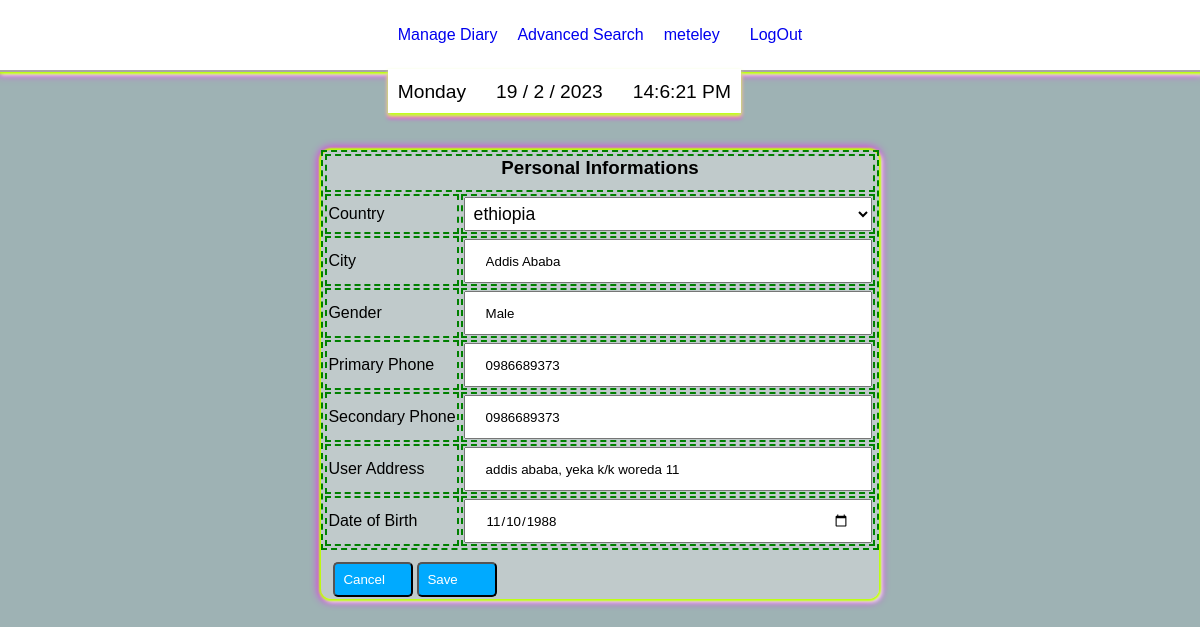
The page /changepersonalinfo (signed in) on the database its author committed.
### tables this page shows
CREATE TABLE users (id INTEGER PRIMARY KEY AUTOINCREMENT NOT NULL, username TEXT NOT NULL, hash TEXT NOT NULL, fname type text, lname type text, useremail text, dateregistered type text, dateofbirth type text, primaryphone type text, country type text, secondaryphone type text, city type text, gender type text, facebookaddress type text, telegramaddress type text, instagramaddress type text, twitteraddress type text, useraddress type text, numberofprofilechanges type integer default 0, emailconfirmed type text default 'False');

### app.py (the view)
@app.route("/changepersonalinfo") #type: ignore
@login_required
def changeinfo():
  if request.method == "POST":
    pass
  else:
    return render_template("profile.html", current_user_name= global_user_name(), upi= user_profile_information()[0], change_personal_info= 1)

### app.py (called while the page is built)
def global_user_name():
  current_user_name= db.execute("SELECT username FROM users WHERE id = ?", session["user_id"])
  return (current_user_name)

def user_profile_information():
  name = global_user_name()
  user_profile_information = db.execute("SELECT * FROM users WHERE username = ?", name[0]["username"])
  return user_profile_information

@app.after_request
def after_request(response):
    response.headers["Cache-Control"] = "no-cache, no-store, must-revalidate"
    response.headers["Expires"] = 0
    response.headers["Pragma"] = "no-cache"
    return response

### helpers.py (called while the page is built)
def login_required(f):
    @wraps(f)
    def decorated_function(*args, **kwargs):
        if session.get("user_id") is None:
            return redirect("/login")
        return f(*args, **kwargs)
    return decorated_function

### templates/profile.html (shortened to what this page needs)
{% extends "layout.html" %}
{% block main %}
<div>
    <div class="center-text">
        {% if change_personal_info %}
        <div class= "margin-b float-bg-light magenta-box-shadow">
          <table>
            <tbody>
            <tr>
              <td colspan="2">
                <div class="flex margin-bottom-s">
                  <h3 class="center-text">Personal Informations</h3>
                </div>
              </td>
            </tr>
              <tr>
                <td>Country</td>
                <td>
                  <select class="select-s" name="country">
                    <option value='{{upi["country"]}}'>{{upi["country"]}}</option>
                  </select>
                </td>
              </tr>
              <tr>
                <td>City </td>
                <td><input type="text" name = "city" value ='{{upi["city"]}}' placeholder="City"></td>
              </tr>
              <tr>
                <td>Gender</td>
                <td><input type="text" name="gender" value ='{{upi["gender"]}}' placeholder="Gender"></td>
              </tr>
              <tr>
                <td>Primary Phone</td>
                <td><input type="text" name = "primaryphone" value ='{{upi["primaryphone"]}}'placeholder="Primary Phone Number"></td>
              </tr>
              <tr>
                <td>Secondary Phone</td>
                <td>  <input type="text" name="secondaryphone" value ='{{upi["secondaryphone"]}}' placeholder="secondary phone"></td>
              </tr>
              <tr>
                <td>User Address</td>
                <td><input type="text" name="useraddress" value ='{{upi["useraddress"]}}' placeholder="User Address"></td>
              </tr>
              <tr>
                <td>Date of Birth</td>
                <td><input type="date" name= "dateofbirth" value ='{{upi["dateofbirth"]}}' placeholder="Date of Birth"></td>
              </tr>
            </tbody>
          </table>
          <div class="flex-horizontal margin-m">
            <button class="my-button-1"> Cancel</button>
            <button class ="my-button-1">Save</button>
          </div>
        </div>
        {% endif %}
    </div>
</div>
{% endblock %}

### templates/layout.html (shortened to what this page needs)
<!DOCTYPE html>
<html lang="en">
    <head>
        <link rel="stylesheet" type="text/css" href="../static/virtual-select.min.css">
        <link rel="stylesheet" href="static/style.css">
    </head>
    <body onload = "showedited(); loadCatagories()">
        <div class="container">
            <div class="header magenta-box-shadow">
              <div class = "">
                <ul class = "date-time nav flex-horizontal  white-background clock-box-shadow">
                  <li id="day" class = "nav-list"></li>
                  <li id="today" class = "nav-list"></li>
                  <li id="clock" class = "nav-list"></li>
                </ul>
              </div>
                {% if session["user_id"] %}
                <ul class="nav">
                    <li class="nav-down"> <a href= "/managediary">Manage Diary</a>
                    </li>
                </ul>
                <ul class="nav">
                    <li><a href="/search">Advanced Search </a></li>
                </ul>
                <ul class="nav">
                    <li class="nav-down">  <a href="/manageprofile"> {% if current_user_name %} {{current_user_name[0]["username"]}} {% endif %}</a>
                    </li>
                    <li >   <a href="/logout">LogOut</a> </li>
                </ul>
                    {% endif %}
            </div>
                        <div class = "image-diary">
                        <div class="center-body">
                                {% block main %}
                                {% endblock %}
                        </div>
                      </div>
                    </div>
                </body>
    </html>

### static/style.css (style rules this page uses)
*, *::before, *::after { font-family: Arial, Helvetica, sans-serif; box-sizing: border-box; }
body { margin: 0; padding: 0; background-color: rgb(158, 178, 180); }
.container { position: relative; margin-top: 120px; width: 100%; height: fit-content; font-family: cursive, arial; }
.header { position: fixed; width: 100%; background-color: white; top: 0px; display: flex; border-bottom: 2px solid rgb(170, 166, 166); justify-content: center; z-index: 11; }
.nav { position: relative; display: flex; gap: 10px; list-style: none; justify-content: center; padding-right: 10px; z-index: 1; }
.date-time { position: absolute; top: 50px; }
.center-body { background-size: contain; background-repeat:no-repeat; background-position: center center; display: flex; flex-direction: column; top: 0px; left: 0px; width: 100%; height: 100%; justify-content: flex-start; align-items: center; z-index: -1; margin: 0px 0px; }
.header ul, .max-content { width: max-content; padding: 0px; }
a { text-decoration: none; }
.nav-down { padding: 10px; }
ul li { padding: 10px 10px; }
li { border-color: 2px solid blue; }
button { display: flex; flex-shrink: 0; min-width: 6em; padding: 10px 48px; border-radius: 10px; }
.my-button-1, .my-button-2, .my-button-fixed .custom-button { background-color: rgb(0, 170, 255); padding: 8px; margin: 2px; border-radius: 5px; align-self: center; color: white; }
input { align-self: center; padding: 20px; width: 100%; height: 20px; }
.center-text { margin: 0 auto; }
.flex, .edit-flex { display: flex; flex-direction: column; flex: 1; flex-basis: 100%; }
.flex-horizontal { display: flex; flex-wrap: nowrap; justify-content: flex-start; align-items: flex-start; font-size: 1.2rem; }
.margin-m { margin: 10px; }
.margin-b { margin: 30px; }
.margin-bottom-s { margin-bottom: 10px; }
.float-bg-light { background: rgba(243, 237, 237, 0.4); border-radius: 10px; }
.white-background { background: white; }
.magenta-box-shadow { box-shadow: 0 2px 2px 2px rgb(188, 255, 6), 2px 2px 4px 1px rgb(250, 252, 252), 0px 2px 8px 2px magenta; }
.clock-box-shadow { border-top: 2px solid white; box-shadow: 0px 3px 4px 0px rgb(188, 255, 6), 0px 3px 4px 0px rgb(250, 252, 252), 0px 5px 4px 0px magenta; }
.magenta-box-shadow { box-shadow: 0 0 2px 2px rgb(188, 255, 6), 2px 2px 4px 1px rgb(250, 252, 252), 0px 0px 8px 2px magenta; }
.select-s { padding: 5px; font-size: 1.1rem; width: min-content; }
table, tr, td, th { border: 2px dashed green; }
@media (min-width: 1000px) { .flex { flex-direction: row; } }

### rows shown on the page
users: username "meteley", country "ethiopia", city "Addis Ababa", gender "Male", primaryphone "0986689373", secondaryphone "0986689373", useraddress "addis ababa, yeka k/k woreda 11", dateofbirth "11/10/1988"
